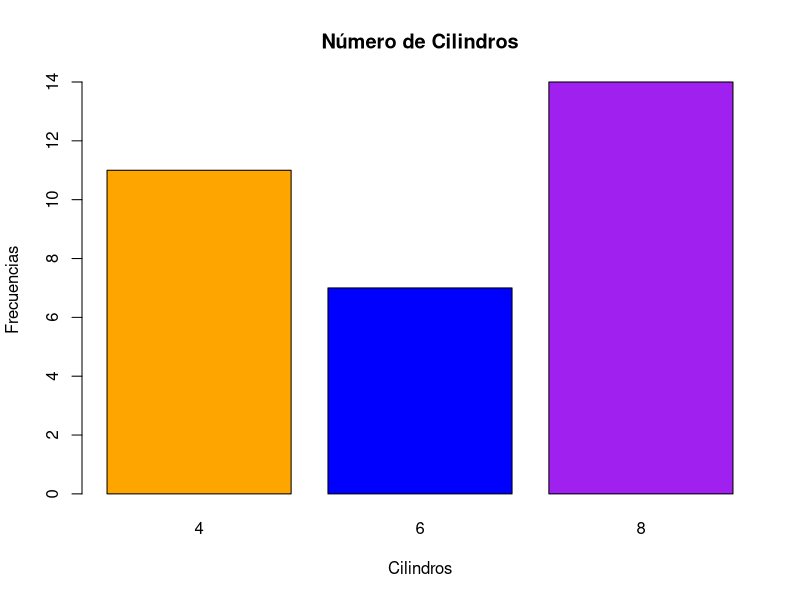
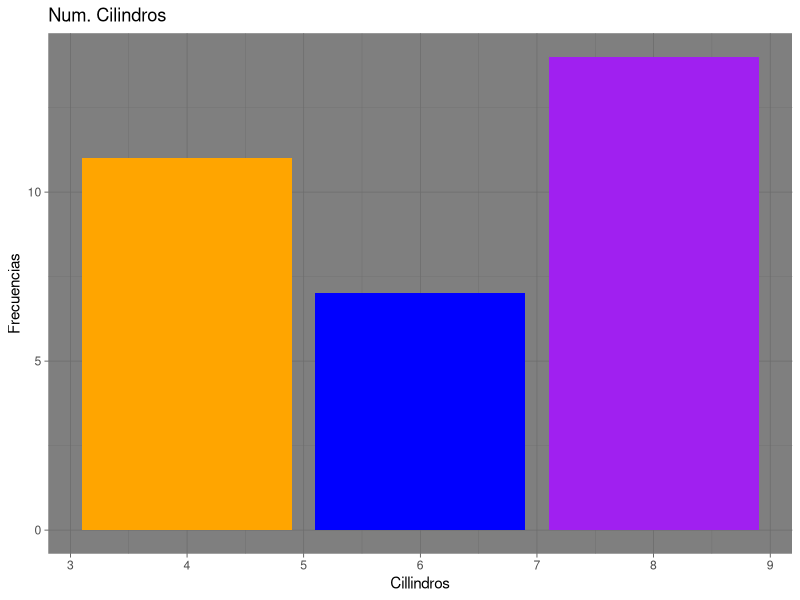
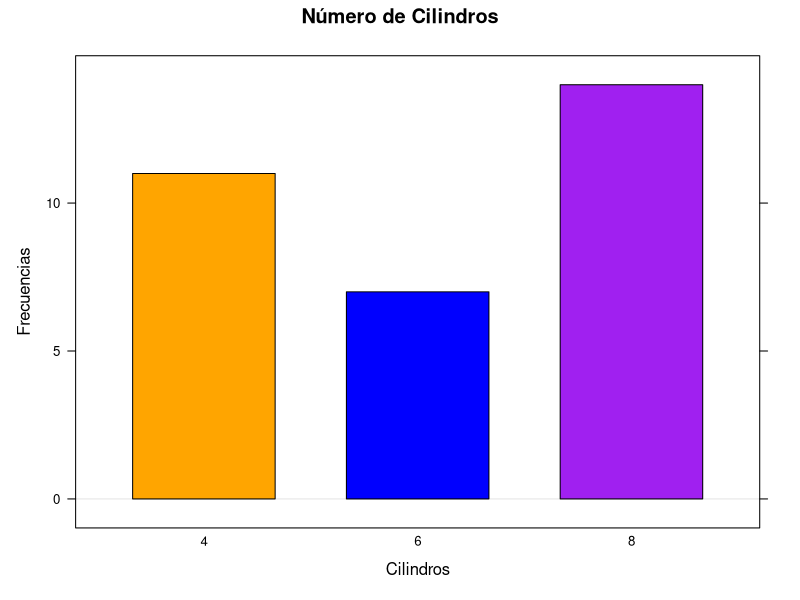
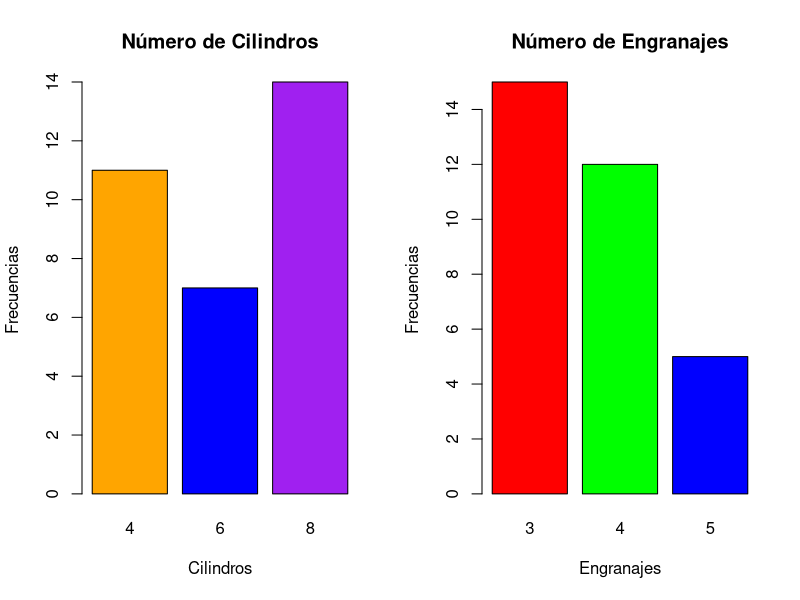

The R script that drew these images, in order:
## ---- chunk 1

library(ggplot2)

library(lattice)

## ---- chunk 2
x <- table(mtcars$cyl)

colores <- c("orange","blue","purple")

barplot(x,xlab="Cilindros",ylab="Frecuencias",main="Número de Cilindros",col=colores)


## ---- chunk 3



ggplot(mtcars,aes(cyl)) + geom_bar(fill=colores) + 
  labs(x="Cillindros",y="Frecuencias",title="Num. Cilindros") + theme_dark()


## ---- chunk 4
barchart(x,xlab="Cilindros",ylab="Frecuencias",main="Número de Cilindros",col=colores,horizontal=FALSE)

## ---- chunk 5


#| echo: true
#| fig-align: center
#| code-line-numbers: "3"


y <- table(mtcars$gear)

par(mfrow=c(1,2))

barplot(x,xlab="Cilindros",ylab="Frecuencias",
        main="Número de Cilindros",col=colores)

barplot(y,xlab="Engranajes",ylab="Frecuencias",
        main="Número de Engranajes",col=rainbow(3))



